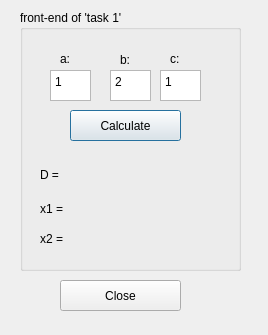
<?xml version="1.0" encoding="UTF-8"?>
<ui version="4.0">
 <class>task1</class>
 <widget class="QDialog" name="task1">
  <property name="geometry">
   <rect>
    <x>0</x>
    <y>0</y>
    <width>268</width>
    <height>335</height>
   </rect>
  </property>
  <property name="windowTitle">
   <string>task 1</string>
  </property>
  <widget class="QGroupBox" name="groupBox">
   <property name="geometry">
    <rect>
     <x>20</x>
     <y>10</y>
     <width>221</width>
     <height>261</height>
    </rect>
   </property>
   <property name="title">
    <string>front-end of 'task 1'</string>
   </property>
   <widget class="QPlainTextEdit" name="plainTextEditA">
    <property name="geometry">
     <rect>
      <x>30</x>
      <y>60</y>
      <width>41</width>
      <height>31</height>
     </rect>
    </property>
    <property name="tabChangesFocus">
     <bool>true</bool>
    </property>
    <property name="documentTitle">
     <string/>
    </property>
    <property name="plainText">
     <string>1</string>
    </property>
   </widget>
   <widget class="QLabel" name="label">
    <property name="geometry">
     <rect>
      <x>40</x>
      <y>40</y>
      <width>21</width>
      <height>18</height>
     </rect>
    </property>
    <property name="text">
     <string>&lt;html&gt;&lt;head/&gt;&lt;body&gt;&lt;p&gt;a:&lt;/p&gt;&lt;/body&gt;&lt;/html&gt;</string>
    </property>
   </widget>
   <widget class="QPlainTextEdit" name="plainTextEditB">
    <property name="geometry">
     <rect>
      <x>90</x>
      <y>60</y>
      <width>41</width>
      <height>31</height>
     </rect>
    </property>
    <property name="tabChangesFocus">
     <bool>true</bool>
    </property>
    <property name="plainText">
     <string>2</string>
    </property>
   </widget>
   <widget class="QLabel" name="label_2">
    <property name="geometry">
     <rect>
      <x>100</x>
      <y>40</y>
      <width>21</width>
      <height>20</height>
     </rect>
    </property>
    <property name="text">
     <string>&lt;html&gt;&lt;head/&gt;&lt;body&gt;&lt;p&gt;b:&lt;/p&gt;&lt;/body&gt;&lt;/html&gt;</string>
    </property>
   </widget>
   <widget class="QPlainTextEdit" name="plainTextEditC">
    <property name="geometry">
     <rect>
      <x>140</x>
      <y>60</y>
      <width>41</width>
      <height>31</height>
     </rect>
    </property>
    <property name="tabChangesFocus">
     <bool>true</bool>
    </property>
    <property name="plainText">
     <string>1</string>
    </property>
   </widget>
   <widget class="QLabel" name="label_3">
    <property name="geometry">
     <rect>
      <x>150</x>
      <y>40</y>
      <width>21</width>
      <height>18</height>
     </rect>
    </property>
    <property name="text">
     <string>&lt;html&gt;&lt;head/&gt;&lt;body&gt;&lt;p&gt;c:&lt;/p&gt;&lt;/body&gt;&lt;/html&gt;</string>
    </property>
   </widget>
   <widget class="QLabel" name="resultLabelD">
    <property name="geometry">
     <rect>
      <x>20</x>
      <y>150</y>
      <width>181</width>
      <height>31</height>
     </rect>
    </property>
    <property name="text">
     <string>&lt;html&gt;&lt;head/&gt;&lt;body&gt;&lt;p&gt;D = &lt;/p&gt;&lt;/body&gt;&lt;/html&gt;</string>
    </property>
   </widget>
   <widget class="QPushButton" name="calcButton">
    <property name="geometry">
     <rect>
      <x>50</x>
      <y>100</y>
      <width>111</width>
      <height>31</height>
     </rect>
    </property>
    <property name="toolTip">
     <string>Calculate</string>
    </property>
    <property name="text">
     <string>Calculate</string>
    </property>
   </widget>
   <widget class="QLabel" name="resultLabelX1">
    <property name="geometry">
     <rect>
      <x>20</x>
      <y>190</y>
      <width>181</width>
      <height>18</height>
     </rect>
    </property>
    <property name="text">
     <string>&lt;html&gt;&lt;head/&gt;&lt;body&gt;&lt;p&gt;x1 = &lt;/p&gt;&lt;/body&gt;&lt;/html&gt;</string>
    </property>
   </widget>
   <widget class="QLabel" name="resultLabelX2">
    <property name="geometry">
     <rect>
      <x>20</x>
      <y>220</y>
      <width>181</width>
      <height>18</height>
     </rect>
    </property>
    <property name="text">
     <string>&lt;html&gt;&lt;head/&gt;&lt;body&gt;&lt;p&gt;x2 = &lt;/p&gt;&lt;/body&gt;&lt;/html&gt;</string>
    </property>
   </widget>
  </widget>
  <widget class="QPushButton" name="closeButton">
   <property name="geometry">
    <rect>
     <x>60</x>
     <y>280</y>
     <width>121</width>
     <height>31</height>
    </rect>
   </property>
   <property name="toolTip">
    <string>Close window</string>
   </property>
   <property name="text">
    <string>Close</string>
   </property>
  </widget>
 </widget>
 <tabstops>
  <tabstop>plainTextEditA</tabstop>
  <tabstop>plainTextEditB</tabstop>
  <tabstop>plainTextEditC</tabstop>
  <tabstop>calcButton</tabstop>
  <tabstop>closeButton</tabstop>
 </tabstops>
 <resources/>
 <connections/>
</ui>
